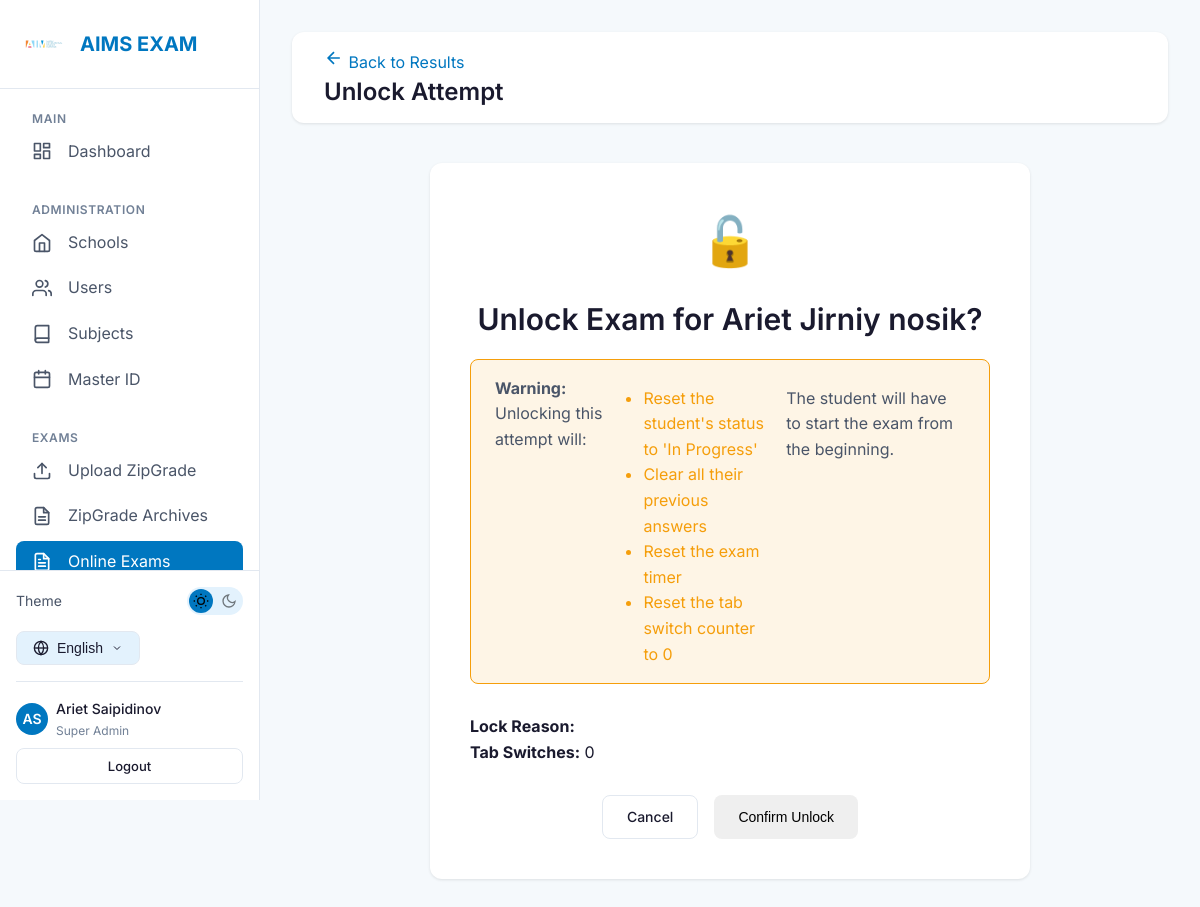
Page /exams/attempts/12/unlock/ (signed in) on the committed database.
### accounts/models.py (models this page shows, shortened)
class User(AbstractUser):
    ROLE_CHOICES = [
        ('super_admin', _('Super Admin')),
        ('teacher', _('Teacher')),
        ('student', _('Student')),
    ]
    LANGUAGE_CHOICES = [
        ('en', 'English'),
        ('ru', 'Русский'),
        ('ky', 'Кыргызча'),
    ]
    username = models.CharField(max_length=150, blank=True, null=True)
    email = models.EmailField(_('email address'), unique=True)
    role = models.CharField(
        max_length=20,
        choices=ROLE_CHOICES,
        default='student',
        verbose_name=_('Role')
    )
    phone = models.CharField(max_length=20, blank=True, verbose_name=_('Phone'))
    mother_phone = models.CharField(max_length=20, blank=True, verbose_name=_("Mother's Phone"))
    father_phone = models.CharField(max_length=20, blank=True, verbose_name=_("Father's Phone"))
    primary_school = models.ForeignKey(
        'schools.School',
        on_delete=models.SET_NULL,
        null=True,
        blank=True,
        related_name='users',
        verbose_name=_('Primary School')
    )
    preferred_language = models.CharField(
        max_length=5,
        choices=LANGUAGE_CHOICES,
        default='en',
        verbose_name=_('Preferred Language')
    )
    created_at = models.DateTimeField(auto_now_add=True)
    updated_at = models.DateTimeField(auto_now=True)
    objects = UserManager()
    USERNAME_FIELD = 'email'
    REQUIRED_FIELDS = ['first_name', 'last_name']
    class Meta:
        verbose_name = _('User')
        verbose_name_plural = _('Users')
        ordering = ['-created_at']
    def get_full_name(self):
        return f"{self.first_name} {self.last_name}".strip()

### exams/models.py (models this page shows, shortened)
class ExamAttempt(models.Model):
    STATUS_CHOICES = [
        ('in_progress', _('In Progress')),
        ('completed', _('Completed')),
        ('locked', _('Locked')),
        ('timed_out', _('Timed Out')),
    ]
    exam = models.ForeignKey(
        OnlineExam,
        on_delete=models.CASCADE,
        related_name='attempts',
        verbose_name=_('Exam')
    )
    student = models.ForeignKey(
        settings.AUTH_USER_MODEL,
        on_delete=models.CASCADE,
        related_name='exam_attempts',
        verbose_name=_('Student')
    )
    started_at = models.DateTimeField(auto_now_add=True, verbose_name=_('Started At'))
    finished_at = models.DateTimeField(null=True, blank=True, verbose_name=_('Finished At'))
    status = models.CharField(
        max_length=20,
        choices=STATUS_CHOICES,
        default='in_progress',
        verbose_name=_('Status')
    )
    tab_switch_count = models.PositiveIntegerField(
        default=0,
        verbose_name=_('Tab Switch Count')
    )
    is_locked = models.BooleanField(default=False, verbose_name=_('Locked'))
    lock_reason = models.CharField(max_length=200, blank=True, verbose_name=_('Lock Reason'))
    score = models.PositiveIntegerField(default=0, verbose_name=_('Score'))
    percentage = models.DecimalField(
        max_digits=5,
        decimal_places=2,
        default=0,
        verbose_name=_('Percentage')
    )
    class Meta:
        verbose_name = _('Exam Attempt')
        verbose_name_plural = _('Exam Attempts')
        ordering = ['-started_at']
        unique_together = ['exam', 'student']  # One attempt per student per exam

### exams/views.py (the view, shortened to what this page needs)
# urls.py: path('attempts/<int:pk>/unlock/', views.unlock_attempt_view, name='unlock_attempt'),
@login_required
@role_required(['super_admin'])
def unlock_attempt_view(request, pk):
    attempt = get_object_or_404(ExamAttempt, pk=pk)
    return render(request, 'exams/unlock_confirm.html', {'attempt': attempt})

### schools/templatetags/i18n_extras.py (called while the page is built)
@register.simple_tag(takes_context=True)
def switch_lang(context, lang_code):
    path = context['request'].path
    try:
        url = translate_url(path, lang_code)
        if url == path and lang_code not in path:
             match = resolve(path)
             with translation.override(lang_code):
                 url = reverse(match.view_name, args=match.args, kwargs=match.kwargs)
        query = context['request'].GET.urlencode()
        if query:
            url = f"{url}?{query}"
        return url
    except Exception:
        return path # Fallback to current path

### exams/templates/exams/unlock_confirm.html (shortened to what this page needs)
{% extends 'base.html' %}
{% load i18n %}
{% block content %}
<div class="topbar">
    <div class="topbar-left">
        <a href="{% url 'exams:exam_results' attempt.exam.pk %}" class="back-link">
            <svg xmlns="http://www.w3.org/2000/svg" width="20" height="20" viewBox="0 0 24 24" fill="none"
                stroke="currentColor" stroke-width="2">
                <path d="M19 12H5M12 19l-7-7 7-7" />
            </svg>
            {% trans "Back to Results" %}
        </a>
        <h1 class="topbar-title">{% trans "Unlock Attempt" %}</h1>
    </div>
</div>
<div class="card" style="max-width: 600px; margin: 40px auto; text-align: center; padding: 40px;">
    <div style="font-size: 3em; margin-bottom: 20px;">🔓</div>
    <h2 style="margin-bottom: 20px;">{% trans "Unlock Exam for" %} {{ attempt.student.get_full_name }}?</h2>
    <div class="alert alert-warning" style="text-align: left; margin-bottom: 30px;">
        <p><strong>{% trans "Warning" %}:</strong> {% trans "Unlocking this attempt will:" %}</p>
        <ul style="margin-top: 10px; margin-left: 20px;">
            <li>{% trans "Reset the student's status to 'In Progress'" %}</li>
            <li>{% trans "Clear all their previous answers" %}</li>
            <li>{% trans "Reset the exam timer" %}</li>
            <li>{% trans "Reset the tab switch counter to 0" %}</li>
        </ul>
        <p style="margin-top: 10px;">{% trans "The student will have to start the exam from the beginning." %}</p>
    </div>
    <div style="margin-bottom: 30px; text-align: left;">
        <strong>{% trans "Lock Reason" %}:</strong> {{ attempt.lock_reason }}
        <br>
        <strong>{% trans "Tab Switches" %}:</strong> {{ attempt.tab_switch_count }}
    </div>
    <form method="post">
        <div style="display: flex; gap: var(--spacing-md); justify-content: center;">
            <a href="{% url 'exams:exam_results' attempt.exam.pk %}" class="btn btn-outline">{% trans "Cancel" %}</a>
            <button type="submit" class="btn btn-warning">{% trans "Confirm Unlock" %}</button>
        </div>
    </form>
</div>
{% endblock %}

### templates/partials/sidebar.html (shortened to what this page needs)
{% load static i18n i18n_extras %}
<aside class="sidebar">
    <div class="sidebar-header">
        <img src="{% static 'images/logo.png' %}" alt="AIMS" class="sidebar-logo" onerror="this.style.display='none'">
        <span class="sidebar-brand">AIMS EXAM</span>
    </div>
    <nav class="sidebar-nav">
        <div class="nav-section">
            <span class="nav-section-title">{% trans "Main" %}</span>
            <a href="{% url 'accounts:dashboard' %}"
                class="nav-item {% if request.resolver_match.url_name == 'dashboard' %}active{% endif %}">
                <span>{% trans "Dashboard" %}</span>
            </a>
        </div>
        {% if user.is_authenticated and user.role == 'super_admin' %}
        <div class="nav-section">
            <span class="nav-section-title">{% trans "Administration" %}</span>
            <a href="{% url 'schools:list' %}"
                class="nav-item {% if 'schools' in request.path and 'subjects' not in request.path and 'analytics' not in request.path and 'students' not in request.path %}active{% endif %}">
                <svg xmlns="http://www.w3.org/2000/svg" width="20" height="20" viewBox="0 0 24 24" fill="none"
                    stroke="currentColor" stroke-width="2" stroke-linecap="round" stroke-linejoin="round">
                    <path d="M3 9l9-7 9 7v11a2 2 0 0 1-2 2H5a2 2 0 0 1-2-2z"></path>
                    <polyline points="9 22 9 12 15 12 15 22"></polyline>
                </svg>
                <span>{% trans "Schools" %}</span>
            </a>
            <a href="{% url 'accounts:users' %}" class="nav-item {% if 'users' in request.path %}active{% endif %}">
                <span>{% trans "Users" %}</span>
            </a>
            <a href="{% url 'schools:subjects' %}"
                class="nav-item {% if 'subjects' in request.path %}active{% endif %}">
                <svg xmlns="http://www.w3.org/2000/svg" width="20" height="20" viewBox="0 0 24 24" fill="none"
                    stroke="currentColor" stroke-width="2" stroke-linecap="round" stroke-linejoin="round">
                    <path d="M4 19.5A2.5 2.5 0 0 1 6.5 17H20"></path>
                    <path d="M6.5 2H20v20H6.5A2.5 2.5 0 0 1 4 19.5v-15A2.5 2.5 0 0 1 6.5 2z"></path>
                </svg>
                <span>{% trans "Subjects" %}</span>
            </a>
            <a href="{% url 'schools:master_students' %}"
                class="nav-item {% if 'students' in request.path and 'schools' in request.path %}active{% endif %}">
                <span>{% trans "Master ID" %}</span>
            </a>
        </div>
        {% endif %}
        {% if user.is_authenticated and user.role in 'super_admin,teacher' %}
        <div class="nav-section">
            <span class="nav-section-title">{% trans "Exams" %}</span>
            <a href="{% url 'zipgrade:upload' %}"
                class="nav-item {% if 'zipgrade/upload' in request.path %}active{% endif %}">
                <span>{% trans "Upload ZipGrade" %}</span>
            </a>
            <a href="{% url 'zipgrade:results' %}"
                class="nav-item {% if 'zipgrade' in request.path and 'upload' not in request.path %}active{% endif %}">
                <span>{% trans "ZipGrade Archives" %}</span>
            </a>
            <a href="{% url 'exams:exam_list' %}"
                class="nav-item {% if 'exams' in request.path and 'create' not in request.path %}active{% endif %}">
                <span>{% trans "Online Exams" %}</span>
            </a>
        </div>
        {% endif %}
    </nav>
    <div class="sidebar-footer" style="padding: var(--spacing-md); border-top: 1px solid var(--border-color);">
        <div
            style="display: flex; align-items: center; justify-content: space-between; margin-bottom: var(--spacing-md);">
            <span style="font-size: 0.875rem; color: var(--text-secondary);">{% trans "Theme" %}</span>
            <button class="theme-toggle" aria-label="Toggle theme">
                <svg class="theme-toggle-icon moon-icon" xmlns="http://www.w3.org/2000/svg" viewBox="0 0 24 24"
                    fill="none" stroke="currentColor" stroke-width="2">
                    <path d="M21 12.79A9 9 0 1 1 11.21 3 7 7 0 0 0 21 12.79z"></path>
                </svg>
            </button>
        </div>
        <div class="lang-selector">
            <button class="lang-btn">
                <span>
                    {% if LANGUAGE_CODE == 'en' %}English
                    {% elif LANGUAGE_CODE == 'ru' %}Русский
                    {% elif LANGUAGE_CODE == 'ky' %}Кыргызча
                    {% else %}Language{% endif %}
                </span>
                <svg xmlns="http://www.w3.org/2000/svg" width="12" height="12" viewBox="0 0 24 24" fill="none"
                    stroke="currentColor" stroke-width="2">
                    <polyline points="6 9 12 15 18 9"></polyline>
                </svg>
            </button>
        </div>
        {% if user.is_authenticated %}
        <div
            style="margin-top: var(--spacing-md); padding-top: var(--spacing-md); border-top: 1px solid var(--border-color);">
            <a href="{% url 'accounts:profile' %}"
                style="display: flex; align-items: center; gap: var(--spacing-sm); color: var(--text-secondary); font-size: 0.875rem;">
                <div
                    style="width: 32px; height: 32px; border-radius: 50%; background: var(--primary-blue); color: white; display: flex; align-items: center; justify-content: center; font-weight: 600;">
                    {{ user.first_name|slice:":1"|upper }}{{ user.last_name|slice:":1"|upper }}
                </div>
                <div style="flex: 1; overflow: hidden;">
                    <div
                        style="font-weight: 500; color: var(--text-primary); white-space: nowrap; overflow: hidden; text-overflow: ellipsis;">
                        {{ user.get_full_name|default:user.email }}
                    </div>
                    <div style="font-size: 0.75rem; color: var(--text-muted);">
                        {% if user.role == 'super_admin' %}{% trans "Super Admin" %}
                        {% elif user.role == 'teacher' %}{% trans "Teacher" %}
                        {% else %}{% trans "Student" %}{% endif %}
                    </div>
                </div>
            </a>
            <a href="{% url 'accounts:logout' %}" class="btn btn-outline btn-sm btn-block"
                style="margin-top: var(--spacing-sm);">
                {% trans "Logout" %}
            </a>
        </div>
        {% endif %}
    </div>
</aside>

### rows in the picture
User: first_name "A", last_name "S", get_full_name "Ariet Saipidinov"
ExamAttempt: student.get_full_name "Ariet Jirniy nosik", tab_switch_count "0"
